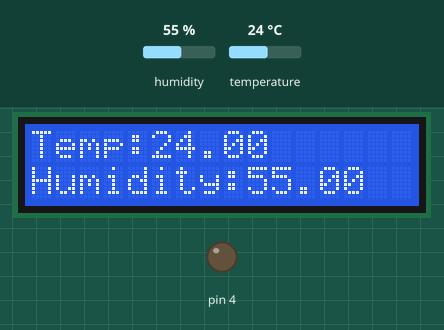
Simulated run of this sketch. Board: Arduino Uno, built with avr-gcc and run on an emulated ATmega328P. On the bench: 16×2 character LCD, output pins drawn as LEDs (lit = HIGH). Dashed ring = blinking. The inputs (shaded band) are chosen by the test bench; at power-on: humidity 55 %, temperature 24 °C. What the sketch prints to the serial monitor is not drawn.

Above: at 1.2 s.
1.3 s: humidity set to 78 %
At 3.4 s:
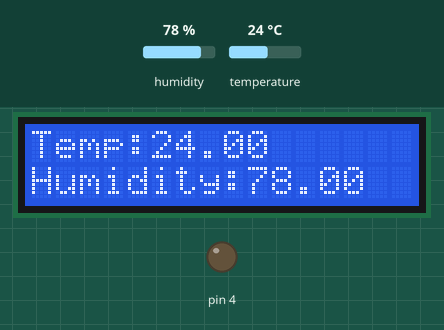
3.7 s: humidity set to 81 %
At 5.0 s:
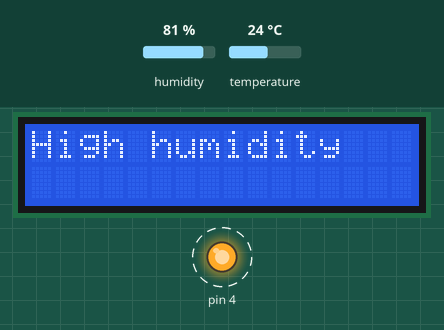
7.9 s: temperature set to 31 °C
9.8 s: temperature set to 34 °C
At 11.2 s:
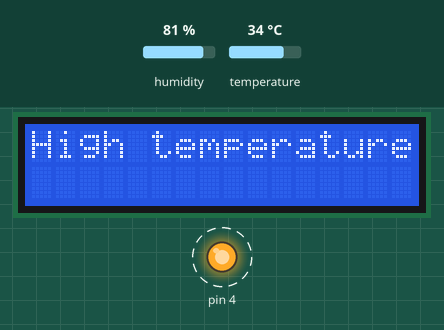
14.0 s: humidity set to 22 %
16.0 s: humidity set to 88 %
At 19.3 s:
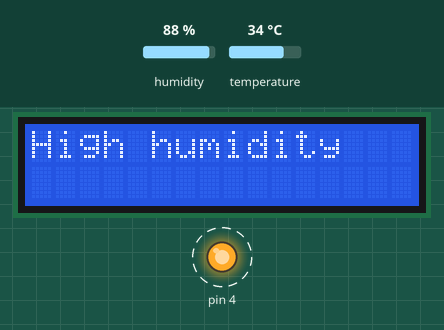
Timing chart, 0 to 21.2 s (numbered marks = the images above; inputs shaded):
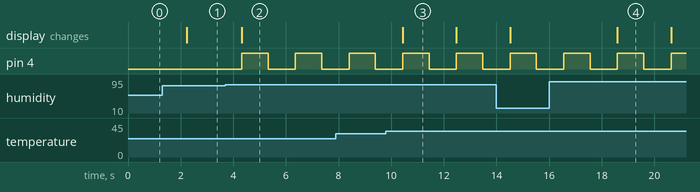

Measured:
- the behaviour switches between 79 and 80 % on humidity (found by bisection; images 1 and 2)
- the behaviour switches between 32 and 33 °C on temperature (found by bisection; images 2 and 3)
- after the input at 1.3 s, the display: changes after 0.93 s (image 1)
- after the input at 3.7 s, pin 4: alternates HIGH for 1.0 s and LOW for 1.0 s, starting after 0.62 s; the display: changes after 0.62 s (image 2)
- after the input at 9.8 s, the display: changes after 0.64 s (image 3)
- after the input at 16.0 s, the display: changes after 2.6 s (image 4)
- what the display in image 3 shows lasts 2.1 s, from 10.4 s to 12.5 s

The sketch:

alarm.ino
```cpp
#include <dht.h>

dht DHT;

#define DHT11_PIN 7

#include <LiquidCrystal_I2C.h>

LiquidCrystal_I2C lcd(0x27, 16, 2); // set the LCD address to 0x3F for a 16 chars and 2 line display

void setup() {
  Serial.begin(9600);
  pinMode(4,OUTPUT);
  lcd.init();
  lcd.clear();
  lcd.backlight();      // Make sure backlight is on
}

void loop() {
int chk = DHT.read11(DHT11_PIN);
Serial.println(DHT.temperature);
Serial.println(DHT.humidity);
if(DHT.temperature >=33){
  lcd.clear();
  lcd.setCursor(0,0);
  lcd.print("High temperature");
  digitalWrite(4,HIGH);
  delay(1000);
  digitalWrite(4,LOW);
  delay(1000);
  if(DHT.humidity >=80){
    lcd.clear();
    lcd.setCursor(0,0);
    lcd.print("High humidity   ");
    lcd.print("High temperature");
    digitalWrite(4,HIGH);
    delay(1000);
    digitalWrite(4,LOW);
    delay(1000);
    }
  }

else if(DHT.humidity >=80){
  lcd.clear();
  lcd.setCursor(0,0);
  lcd.print("High humidity");
  digitalWrite(4,HIGH);
  delay(1000);
  digitalWrite(4,LOW);
  delay(1000);
  }
else{
  lcd.clear();
  lcd.setCursor(0, 0);
  lcd.print("Temp:");//Set cursor to character 2 on line 0
  lcd.setCursor(5, 0);  //Move cursor to character 2 on line 1
  lcd.print(DHT.temperature);
  lcd.setCursor(0, 1);
  lcd.print("Humidity:");
  lcd.setCursor(9, 1);  //Move cursor to character 2 on line 1
  lcd.print(DHT.humidity);
  delay(1000);
  }
}
```
